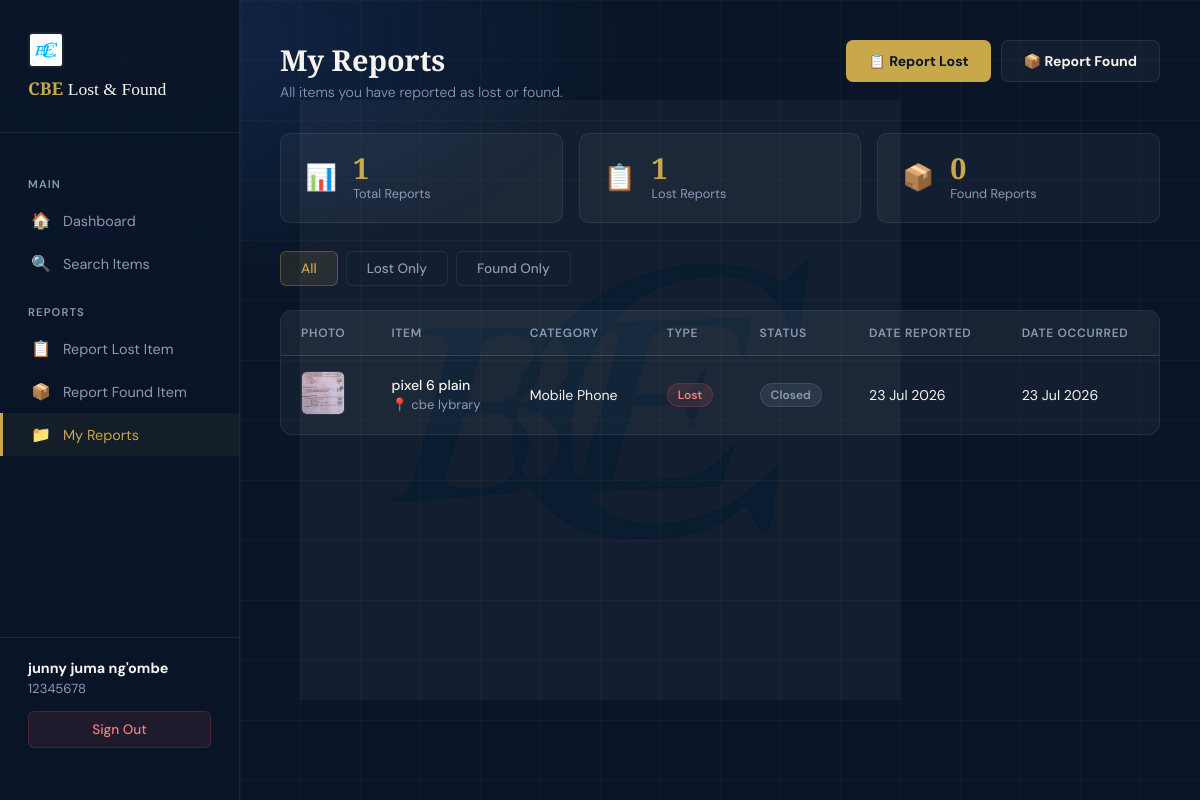
/student/my_reports.php (signed in), run on the app's committed database.
### tables this page shows
CREATE TABLE `items` (
  `item_id` int(11) NOT NULL,
  `user_id` int(11) NOT NULL,
  `category_id` int(11) NOT NULL,
  `item_name` varchar(100) NOT NULL,
  `description` text NOT NULL,
  `color` varchar(50) DEFAULT NULL,
  `brand` varchar(50) DEFAULT NULL,
  `location` varchar(150) NOT NULL,
  `date_occurred` date NOT NULL,
  `item_photo` varchar(255) DEFAULT NULL,
  `type` enum('lost','found') NOT NULL,
  `status` enum('open','claimed','closed') DEFAULT 'open',
  `created_at` timestamp NOT NULL DEFAULT current_timestamp()
);

CREATE TABLE `categories` (
  `category_id` int(11) NOT NULL,
  `category_name` varchar(50) NOT NULL
);

### student/my_reports.php (the view, shortened to what this page needs)
<?php
require_once '../config/db.php';
$user_id   = $_SESSION['user_id'];
$full_name = $_SESSION['full_name'];
$filter = isset($_GET['filter']) ? $_GET['filter'] : 'all';
$where = "WHERE i.user_id = $user_id";
$reports = mysqli_query($conn,
    "SELECT i.*, c.category_name FROM items i
     JOIN categories c ON i.category_id = c.category_id
     $where
     ORDER BY i.created_at DESC");
$total      = mysqli_num_rows($reports);
$lost_count = mysqli_fetch_assoc(mysqli_query($conn,
    "SELECT COUNT(*) AS t FROM items WHERE user_id=$user_id AND type='lost'"))['t'];
$found_count = mysqli_fetch_assoc(mysqli_query($conn,
    "SELECT COUNT(*) AS t FROM items WHERE user_id=$user_id AND type='found'"))['t'];
?>
<!DOCTYPE html>
<html lang="en">
<head>
</head>
<body>
<div class="logo-watermark"></div>
<aside class="sidebar">
    <div class="sidebar-logo"><img src="../assets/images/College_of_Business_Education.jpg" style="width:36px;height:36px;object-fit:contain;border-radius:4px;background:rgba(255,255,255,0.05);padding:2px;margin-bottom:8px;display:block;" alt="CBE">CBE <span>Lost &amp; Found</span></div>
    <nav class="sidebar-menu">
        <p class="menu-label">Main</p>
        <a href="dashboard.php" class="menu-item"><span class="menu-icon">🏠</span> Dashboard</a>
        <a href="search.php" class="menu-item"><span class="menu-icon">🔍</span> Search Items</a>
        <p class="menu-label">Reports</p>
        <a href="report_lost.php" class="menu-item"><span class="menu-icon">📋</span> Report Lost Item</a>
        <a href="report_found.php" class="menu-item"><span class="menu-icon">📦</span> Report Found Item</a>
        <a href="my_reports.php" class="menu-item active"><span class="menu-icon">📁</span> My Reports</a>
    </nav>
    <div class="sidebar-footer">
        <div class="user-info">
            <strong><?php echo htmlspecialchars($full_name); ?></strong>
            <?php echo htmlspecialchars($_SESSION['reg_number']); ?>
        </div>
        <a href="../auth/logout.php" class="btn-logout">Sign Out</a>
    </div>
</aside>
<main class="main">
    <div class="topbar">
        <div>
            <h1 class="page-title">My Reports</h1>
            <p class="page-sub">All items you have reported as lost or found.</p>
        </div>
        <div style="display:flex;gap:10px;">
            <a href="report_lost.php" class="btn-new">📋 Report Lost</a>
            <a href="report_found.php" class="btn-new" style="background:var(--card);color:var(--white);border:1px solid var(--border);">📦 Report Found</a>
        </div>
    </div>
    <div class="summary">
        <div class="sum-card">
            <span class="sum-icon">📊</span>
            <div>
                <div class="sum-value"><?php echo $lost_count + $found_count; ?></div>
                <div class="sum-label">Total Reports</div>
            </div>
        </div>
        <div class="sum-card">
            <span class="sum-icon">📋</span>
            <div>
                <div class="sum-value"><?php echo $lost_count; ?></div>
                <div class="sum-label">Lost Reports</div>
            </div>
        </div>
        <div class="sum-card">
            <span class="sum-icon">📦</span>
            <div>
                <div class="sum-value"><?php echo $found_count; ?></div>
                <div class="sum-label">Found Reports</div>
            </div>
        </div>
    </div>
    <div class="filter-bar">
        <a href="my_reports.php?filter=all"   class="filter-tab <?php echo $filter==='all'   ? 'active':'' ?>">All</a>
        <a href="my_reports.php?filter=lost"  class="filter-tab <?php echo $filter==='lost'  ? 'active':'' ?>">Lost Only</a>
        <a href="my_reports.php?filter=found" class="filter-tab <?php echo $filter==='found' ? 'active':'' ?>">Found Only</a>
    </div>
    <div class="table-card">
        <?php if ($total > 0): ?>
        <div class="table-wrap">
            <table>
                <thead>
                    <tr>
                        <th>Photo</th>
                        <th>Item</th>
                        <th>Category</th>
                        <th>Type</th>
                        <th>Status</th>
                        <th>Date Reported</th>
                        <th>Date Occurred</th>
                    </tr>
                </thead>
                <tbody>
                <?php while ($row = mysqli_fetch_assoc($reports)): ?>
                    <tr>
                        <td>
                            <?php if ($row['item_photo']): ?>
                                <img src="../uploads/items/<?php echo htmlspecialchars($row['item_photo']); ?>"
                                     class="thumb" alt="Item photo">
                            <?php else: ?>
                                <div class="no-thumb">📦</div>
                            <?php endif; ?>
                        </td>
                        <td>
                            <div class="item-name"><?php echo htmlspecialchars($row['item_name']); ?></div>
                            <div class="item-location">📍 <?php echo htmlspecialchars($row['location']); ?></div>
                        </td>
                        <td><?php echo htmlspecialchars($row['category_name']); ?></td>
                        <td>
                            <span class="badge badge-<?php echo $row['type']; ?>">
                                <?php echo ucfirst($row['type']); ?>
                            </span>
                        </td>
                        <td>
                            <span class="badge badge-<?php echo $row['status']; ?>">
                                <?php echo ucfirst($row['status']); ?>
                            </span>
                        </td>
                        <td><?php echo date('d M Y', strtotime($row['created_at'])); ?></td>
                        <td><?php echo date('d M Y', strtotime($row['date_occurred'])); ?></td>
                    </tr>
                <?php endwhile; ?>
                </tbody>
            </table>
        </div>
        <?php endif; ?>
    </div>
</main>
</body>
</html>

### data on the page
items: item_photo (picture), item_name "pixel 6 plain", location "cbe lybrary", category.category_name "Mobile Phone", type "Lost", status "Closed", created_at "23 Jul 2026", date_occurred "23 Jul 2026"

### other printed values
$full_name "junny juma ng'ombe"
$_SESSION['reg_number'] "12345678"
$lost_count + $found_count "1"
$lost_count "1"
$found_count "0"
